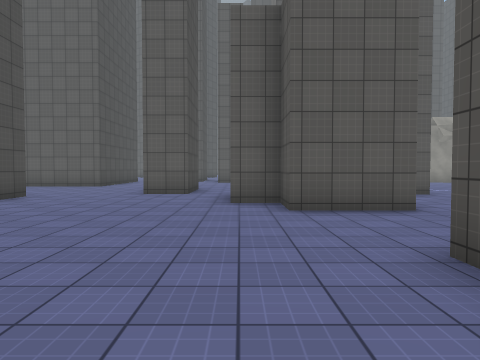
[1] (above)

20 first-person views from a walk through a 3-D level made in the Unity game engine. The camera is 1.4 m above the floor, tilts 2° down and sees 70° across. The floor is counted in squares, 2 m on a side. Each view is taken from the middle of a square. On the plan, view 1 faces up. The plan holds only what a view shows up to about 11 squares ahead; the rest is blank. The place goes on beyond the plan. The player is left out. Some animated figures are left out. Surface patterns are stand-ins for the level's own textures.

[2]
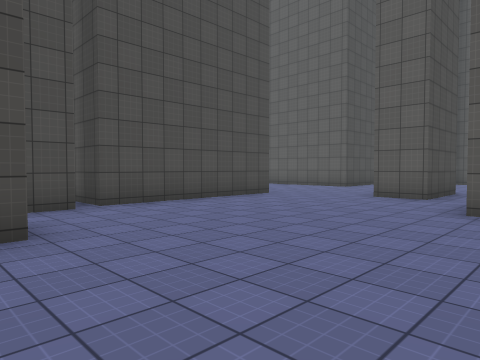

[3]
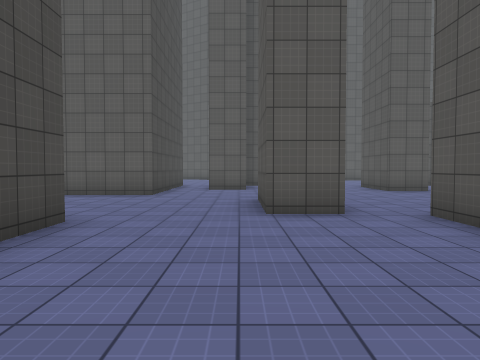

[4]
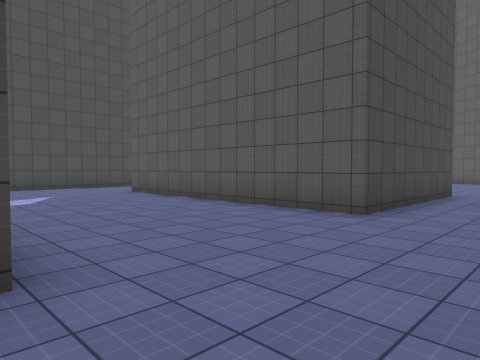

[5]
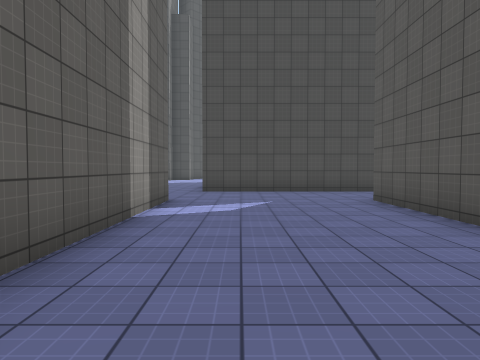

[6]
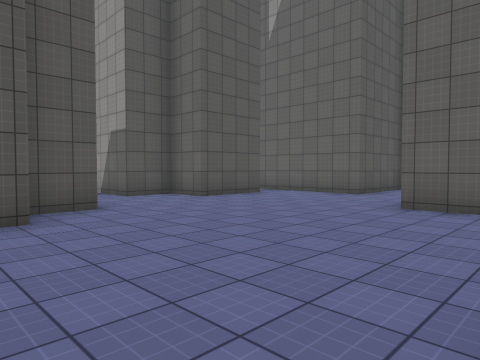

[7]
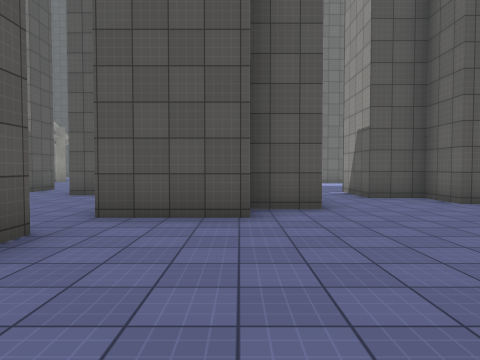

[8]
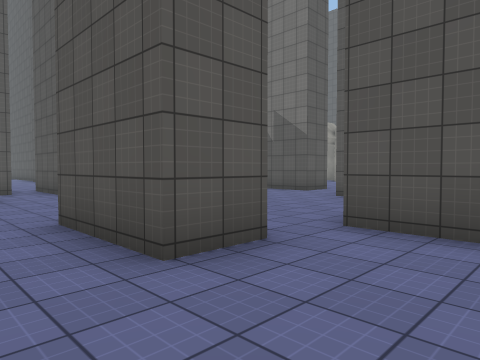

[9]
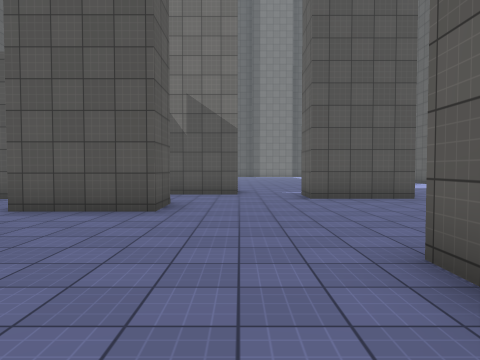

[10]
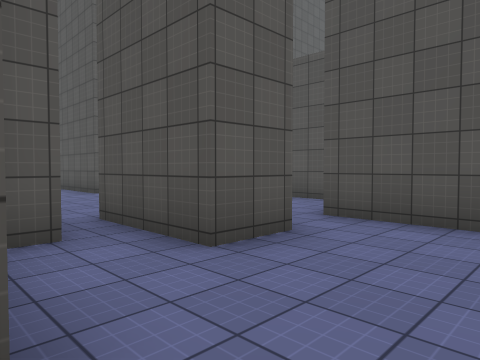

[11]
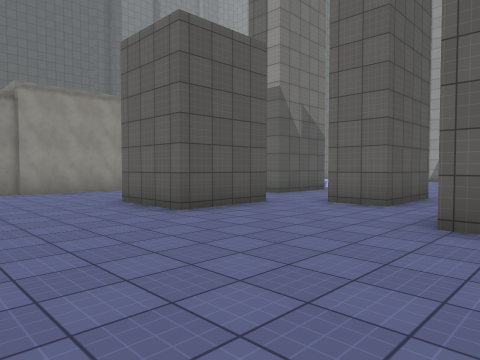

[12]
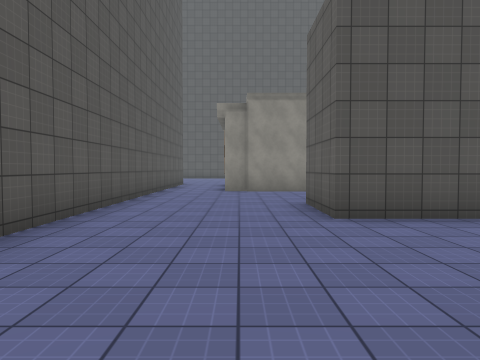

[13]
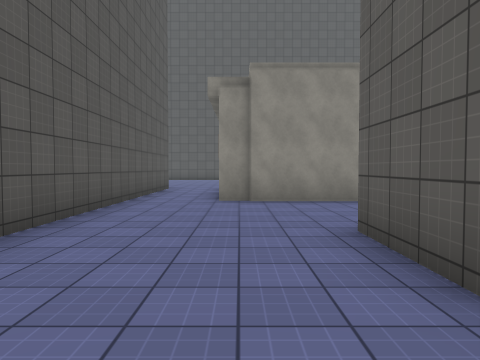

[14]
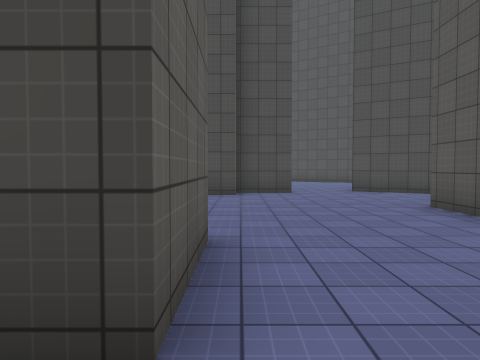

[15]
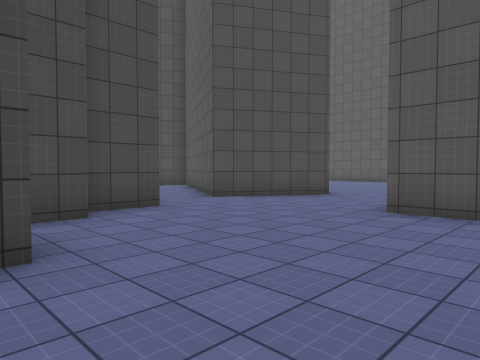

[16]
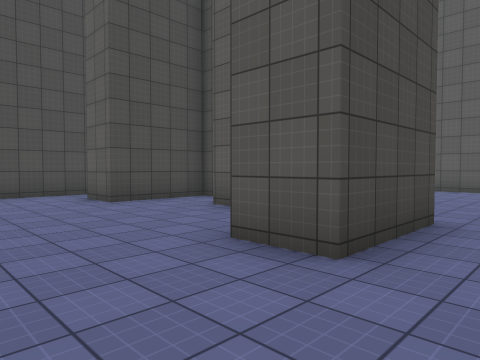

[17]
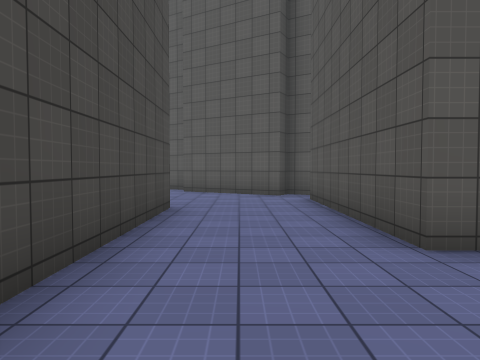

[18]
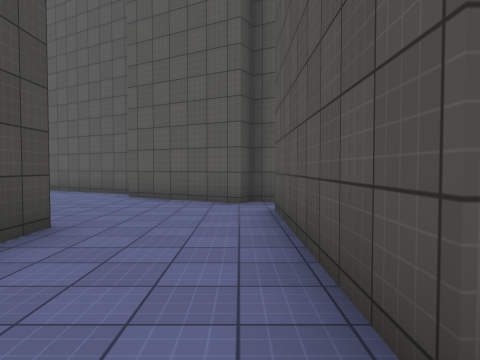

[19]
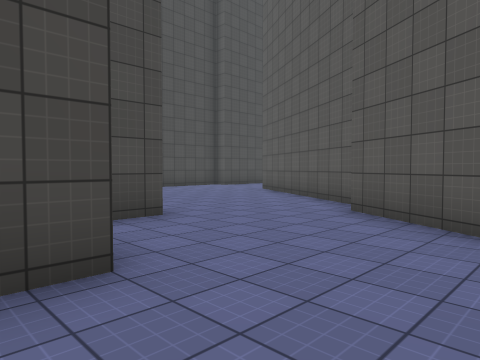

[20]
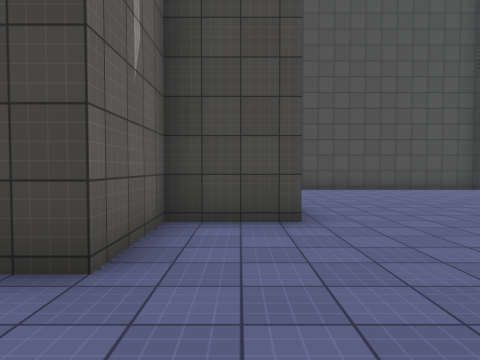

### Floor plan
Ten units are one square. View 1 is at (0, 0); x grows to the right and y downward. Boxes are objects, and circles mark ways between rooms. Rooms are numbered by the first view taken in them; rooms with no view inside come last. Other rooms are left out.
<svg viewBox="-179 -266 284 281">
<path fill="none" stroke="#000" d="M-53 -85 -53 -36M-20 -116 -14 -116 -14 -92 -26 -92 -26 -116M-51 -33 -51 -24M-125 -85 -71 -84M-53 -178 -53 -129 -124 -129 -124 -178M-19 -175 -28 -175 -28 -151 -40 -151M-40 -19 -27 -19M3 -163 -10 -163 -10 -188M37 -90 37 -114 50 -114M30 -56 8 -56 8 -69 -2 -69 -2 -91M27 -156 27 -144 15 -144 15 -167M-121 -188 -127 -192 -130 -187 -157 -203M60 -131 50 -131 50 -154M-8 7 19 7M15 -5 15 -27 30 -27 30 -40M-174 -179 -174 -160 -152 -160 -152 -89M-158 -210 -173 -219M37 -175 37 -197 58 -197M-2 -187 3 -187M15 -167 27 -167 27 -156M-19 -200 -19 -191M-25 -215 -25 -199M95 -234 8 -234 8 -258M-17 -261 -33 -234"/>
<circle cx="10" cy="-160" r="3" fill="#2a7"/>
<circle cx="35" cy="-150" r="3" fill="#2a7"/>
<text x="-50" y="-100">1</text>
<text x="30" y="-210">2</text>
</svg>
Room 1 opens to room 2.

Where each view was taken, in squares from view 1:
view 1: 0 up, 0 right, facing up
view 2: 1 up, 1 right, facing up-left
view 3: 4 up, 3 left, facing up
view 4: 8 up, 3 left, facing up-left
view 5: 10 up, 5 left, facing left
view 6: 8 up, 5 left, facing down-right
view 7: 7 up, 5 left, facing right
view 8: 7 up, 4 left, facing up-right
view 9: 13 up, 4 left, facing right
view 10: 14 up, 3 left, facing up-right
view 11: 23 up, 1 left, facing down-right
view 12: 21 up, 1 left, facing right
view 13: 21 up, 2 right, facing right
view 14: 20 up, 7 right, facing left
view 15: 18 up, 3 right, facing up-left
view 16: 12 up, 4 right, facing up-left
view 17: 10 up, 14 left, facing up
view 18: 12 up, 13 left, facing up
view 19: 15 up, 13 left, facing up-left
view 20: 17 up, 13 left, facing left
